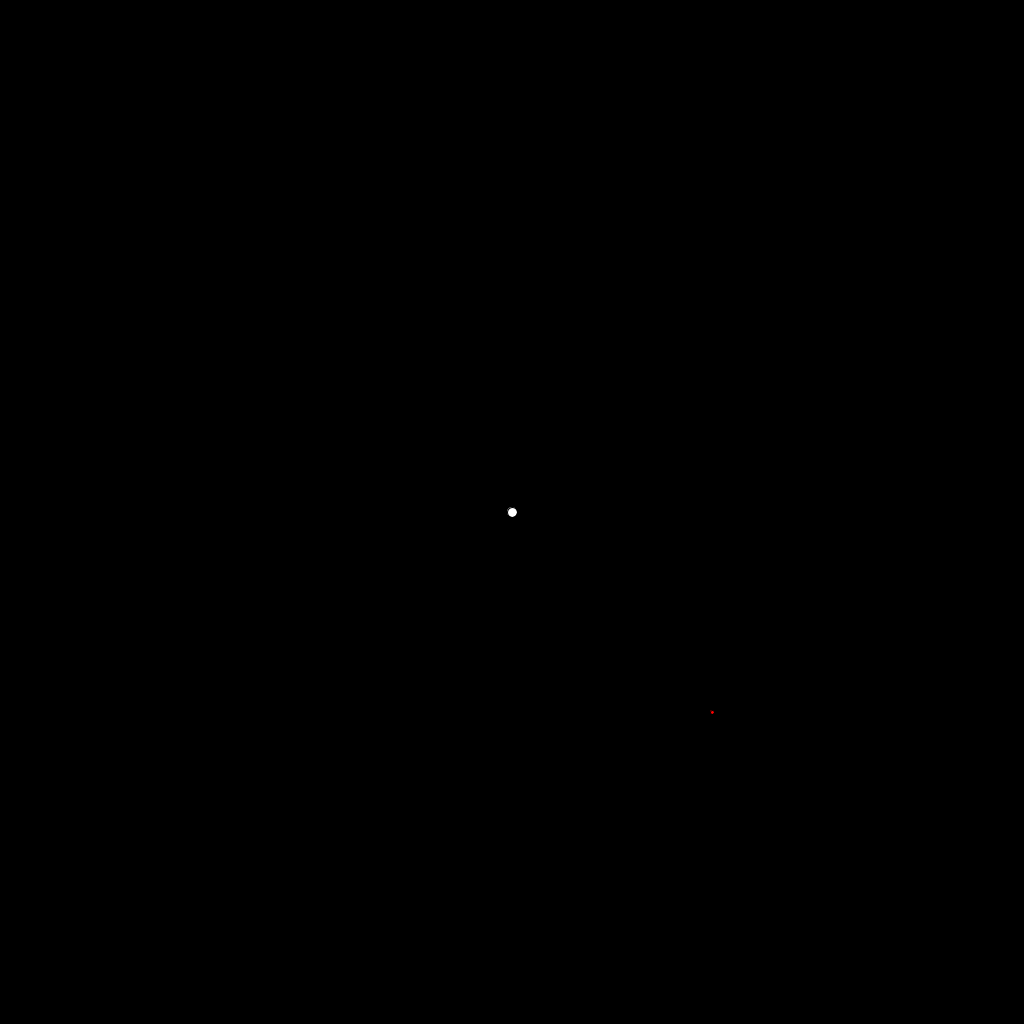
Frame 1 (no input)
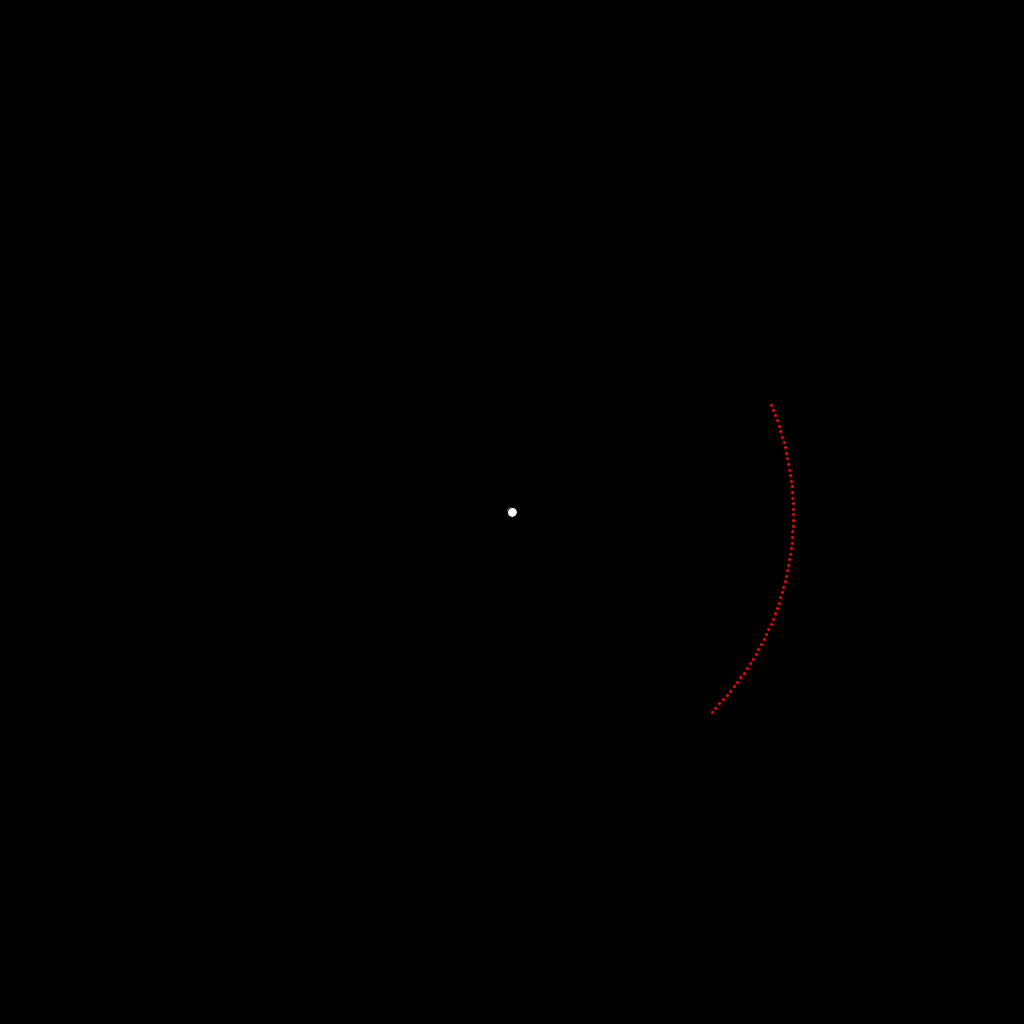
Frame 60 (the mouse pressed at the canvas centre just before this capture)
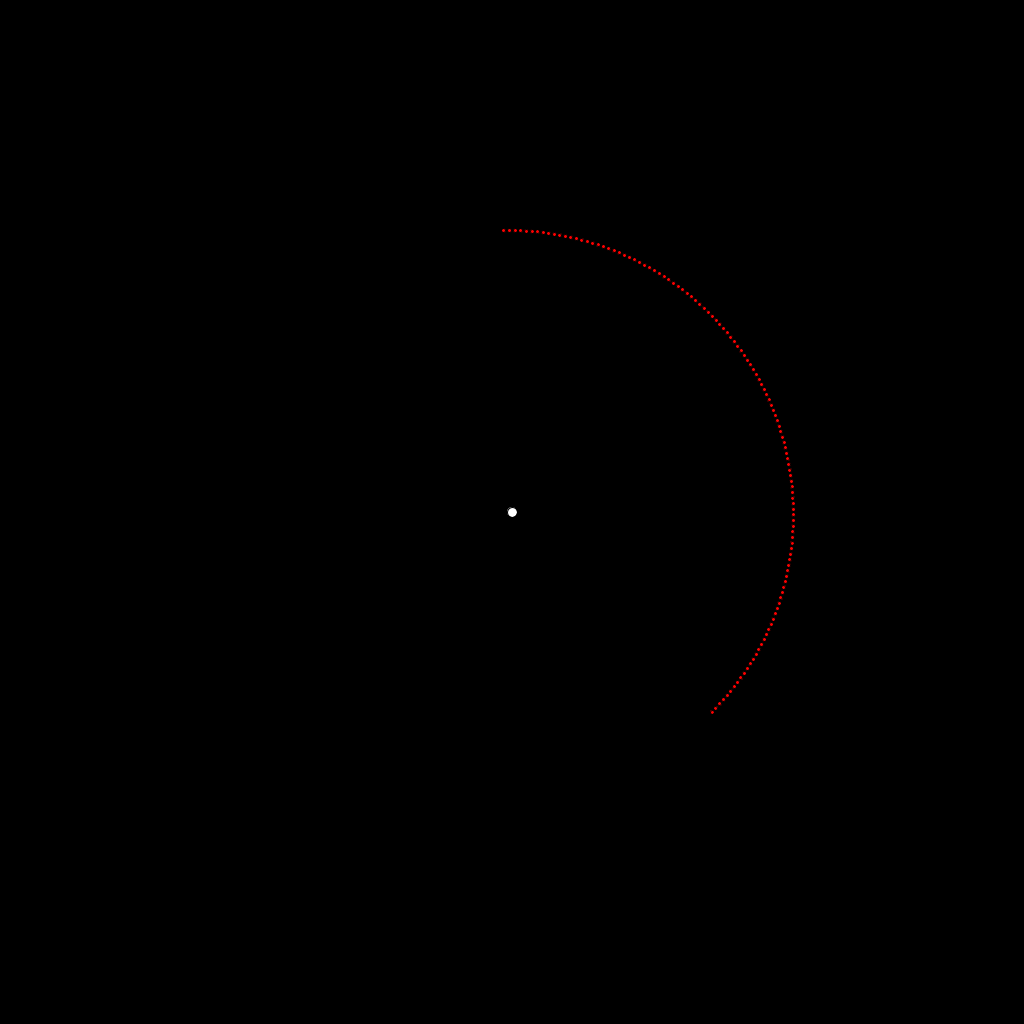
Frame 120 (the mouse held since frame 60 and released just before this capture)

The Processing sketch that drew these frames (run headless with seeded random() and noise(); from frame 60 on, the mouse is pressed at the canvas centre):

// Processing sketch: circle
// ── circle.pde

float x = 200;
float y = 200;

void setup() {
  size(1024, 1024);
  frameRate(30);
  translate(512, 512);
  background(0);
  fill(255,255,255);
  ellipse(0,0,10,10);

}
float x1 = 200.0;
float y1 = 200.0;
float x2;
float y2;
float e = 50.0;
void draw() {
  translate(512, 512);
  fill(255,0,0);
  ellipse(x,y,4,4);
  println("x = "+x+", y = "+y);
  
  y = y - x / e;
  x = x + y / e;
  
  
  /*
  y2 = y1 - x1 / e;
  x2 = x1 + y1 / e;
  y1 = y2;
  x1 = x2;
  */
}
